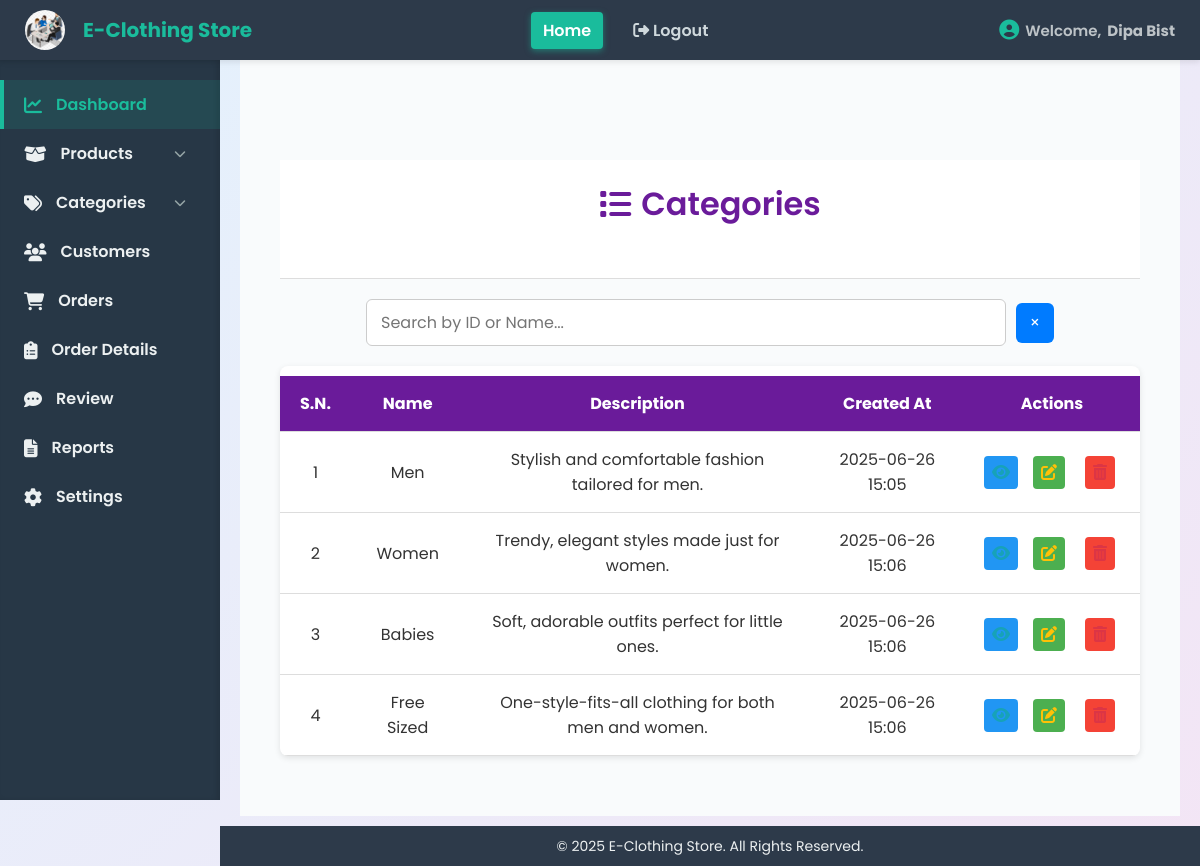
/category/view_category.php (signed in), run on the app's committed database.
### tables this page shows
CREATE TABLE `store_settings` (
  `id` int(11) NOT NULL,
  `store_name` varchar(255) NOT NULL,
  `store_logo` varchar(255) DEFAULT NULL,
  `contact_number` varchar(50) DEFAULT NULL,
  `store_email` varchar(255) DEFAULT NULL,
  `store_address` varchar(255) DEFAULT NULL,
  `store_information` text DEFAULT NULL,
  `established_date` varchar(50) DEFAULT NULL
);

CREATE TABLE `category` (
  `id` int(11) NOT NULL,
  `name` varchar(100) DEFAULT NULL,
  `description` text DEFAULT NULL,
  `created_at` datetime DEFAULT current_timestamp(),
  `deleted_at` datetime DEFAULT NULL
);

### category/view_category.php (the view, shortened to what this page needs)
<?php
include '../includes/header.php';
$result = mysqli_query($con, "SELECT * FROM category WHERE deleted_at IS NULL ORDER BY created_at ASC");
$categories = mysqli_fetch_all($result, MYSQLI_ASSOC);
?>
<link rel="stylesheet" href="../assets/css/view_category.css">
<div class="dashboard-content">
    <header class="page-header center-content text-center">
        <h1><i class="fas fa-list"></i> Categories</h1>
    </header>
    <div class="search-wrapper">
        <input type="search" id="searchInput" placeholder="Search by ID or Name..." autocomplete="off" aria-label="Search categories" />
        <button type="button" class="page-close-btn" title="Back to Dashboard" aria-label="Close and return to dashboard" onclick="window.location.href='../admin/Admindashboard.php'">
            &times;
        </button>
    </div>
    <div class="table-container" role="region" aria-live="polite" aria-relevant="all">
        <table id="categoryTable" class="category-table" aria-label="List of categories">
            <thead>
                <tr>
                    <th>S.N.</th>
                    <th>Name</th>
                    <th>Description</th>
                    <th>Created At</th>
                    <th class="text-center">Actions</th>
                </tr>
            </thead>
            <tbody>
                <?php if (count($categories) > 0):
                    $sn = 1;
                    foreach ($categories as $cat): ?>
                    <tr data-id="<?= $cat['id'] ?>" data-name="<?= htmlspecialchars(strtolower($cat['name'])) ?>">
                        <td><?= $sn++ ?></td>
                        <td><?= htmlspecialchars($cat['name']) ?></td>
                        <td><?= htmlspecialchars(strlen($cat['description']) > 80 ? substr($cat['description'], 0, 80) . '...' : $cat['description']) ?></td>
                        <td><?= date("Y-m-d H:i", strtotime($cat['created_at'])) ?></td>
                        <td class="text-center">
                            <div class="actions">
                                <button class="btn view-btn" aria-label="View <?= htmlspecialchars($cat['name']) ?>"
                                    onclick='openCategoryModal(<?= json_encode($cat, JSON_HEX_TAG | JSON_HEX_APOS | JSON_HEX_QUOT) ?>)'>
                                    <i class="fas fa-eye"></i>
                                </button>
                                <a href="edit_category.php?id=<?= $cat['id'] ?>" class="btn edit-btn" aria-label="Edit <?= htmlspecialchars($cat['name']) ?>">
                                    <i class="fas fa-edit"></i>
                                </a>
                                <a href="delete_category.php?id=<?= $cat['id'] ?>" class="btn delete-btn" aria-label="Delete <?= htmlspecialchars($cat['name']) ?>"
                                   onclick="return confirm('Are you sure you want to delete this category?');">
                                    <i class="fas fa-trash-alt"></i>
                                </a>
                            </div>
                        </td>
                    </tr>
                <?php endforeach; else: ?>
                    <tr><td colspan="5" class="no-data">No categories found.</td></tr>
                <?php endif; ?>
            </tbody>
        </table>
    </div>
</div>
<?php include '../includes/footer.php'; ?>

### includes/header.php (shortened to what this page needs)
<?php
$con = mysqli_connect("localhost", "root", "", "E_Clothing_Store");
$adminName = $_SESSION['admin_name'] ?? $_SESSION['admin_email'];
$storeSettingsQuery = mysqli_query($con, "SELECT store_name, store_logo FROM store_settings ORDER BY id DESC LIMIT 1");
$storeSettings = mysqli_fetch_assoc($storeSettingsQuery);
$storeName = $storeSettings['store_name'] ?? "E-Clothing Store";
$storeLogo = $storeSettings['store_logo'] ?? null;
?>
<!DOCTYPE html>
<html lang="en">
<head>
    <link rel="stylesheet" href="../assets/css/Admindashboard.css" />
    <link rel="stylesheet" href="../assets/css/add_product.css" />
    <link rel="stylesheet" href="../assets/css/view_product.css" />
    <link rel="stylesheet" href="../assets/css/edit_product.css" />
    <link rel="stylesheet" href="../assets/css/customers.css" />
    <link rel="stylesheet" href="https://cdnjs.cloudflare.com/ajax/libs/font-awesome/6.4.0/css/all.min.css" />
</head>
<body>
    <header class="topnav">
        <div class="logo">
            <?php if ($storeLogo): ?>
                <img src="../assets/images/<?= htmlspecialchars($storeLogo) ?>"
                    alt="<?= htmlspecialchars($storeName) ?> Logo"
                    style="height: 40px; width: 40px; border-radius: 50%; object-fit: cover; vertical-align: middle; margin-right: 8px;">
            <?php else: ?>
                <i class="fas fa-tshirt"></i>
            <?php endif; ?>
            <?= htmlspecialchars($storeName) ?>
        </div>
        <nav class="topnav-menu">
            <a href="#" class="nav-link active">Home</a>
            <a href="../admin/logout.php" class="nav-link logout-link"><i class="fas fa-sign-out-alt"></i> Logout</a>
        </nav>
        <div class="welcome-msg">
            <i class="fas fa-user-circle"></i> Welcome, <strong><?php echo htmlspecialchars($adminName); ?></strong>
        </div>
    </header>
    <aside class="sidebar">
        <ul class="sidebar-menu">
            <li><a href="../admin/Admindashboard.php" class="sidebar-link active"><i class="fas fa-chart-line"></i>
                    Dashboard</a></li>
            <li class="dropdown">
                <a href="#" class="sidebar-link dropdown-toggle">
                    <i class="fas fa-box-open"></i> Products <i class="fas fa-chevron-down"></i>
                </a>
            </li>
            <li class="dropdown">
                <a href="#" class="sidebar-link dropdown-toggle">
                    <i class="fas fa-tags"></i> Categories <i class="fas fa-chevron-down"></i>
                </a>
            </li>
            <li><a href="../admin/customers.php" class="sidebar-link"><i class="fas fa-users"></i> Customers</a></li>
            <li><a href="../admin/Adminorders.php" class="sidebar-link"><i class="fas fa-shopping-cart"></i> Orders</a>
            </li>
            <li><a href="../admin/orderdetails.php" class="sidebar-link"><i class="fas fa-clipboard-list"></i> Order
                    Details</a></li>
            <li><a href="../admin/product_rating_review.php" class="sidebar-link"><i class="fas fa-comment-dots"></i>
                    Review</a></li>
            <li><a href="../admin/report.php" class="sidebar-link"><i class="fas fa-file-alt"></i> Reports</a></li>
            <li><a href="../admin/setting.php" class="sidebar-link"><i class="fas fa-cog"></i> Settings</a></li>
        </ul>
    </aside>
    <main class="main-content">

### assets/css/Admindashboard.css (style rules this page uses)
* { margin: 0; padding: 0; box-sizing: border-box; font-family: 'Segoe UI', Tahoma, Geneva, Verdana, sans-serif; }
body { display: flex; min-height: 100vh; background: #f9fbfc; }
.topnav { position: fixed; top: 0; left: 0; right: 0; height: 60px; background: #2d3a4a; color: #f1f3f5; display: flex; align-items: center; justify-content: space-between; padding: 0 25px; z-index: 1000; box-shadow: 0 2px 6px rgba(0,0,0,0.1); }
.topnav .logo { font-size: 20px; font-weight: 700; display: flex; align-items: center; gap: 10px; color: #1abc9c; }
.topnav nav.topnav-menu { display: flex; gap: 18px; }
.topnav nav.topnav-menu a { color: #cfd8dc; text-decoration: none; font-weight: 600; padding: 6px 12px; border-radius: 4px; transition: background 0.15s ease, color 0.15s ease; white-space: nowrap; }
.topnav nav.topnav-menu a:hover, .topnav nav.topnav-menu a.active { background: #1abc9c; color: white; box-shadow: 0 2px 6px rgba(26, 188, 156, 0.5); }
.topnav .welcome-msg { font-weight: 600; font-size: 15px; display: flex; align-items: center; gap: 6px; color: #bdc3c7; }
.topnav .welcome-msg i { font-size: 20px; color: #1abc9c; }
.sidebar { position: fixed; top: 60px; left: 0; width: 220px; height: calc(100vh - 60px); background: #273746; color: #ecf0f1; padding-top: 20px; overflow-y: auto; box-shadow: inset -3px 0 5px rgba(0,0,0,0.1); }
.sidebar-menu { list-style: none; }
.sidebar-menu li { position: relative; }
.sidebar-link { display: flex; align-items: center; padding: 12px 20px; color: #ecf0f1; text-decoration: none; font-weight: 600; cursor: pointer; border-left: 4px solid transparent; transition: background 0.15s ease, border-left-color 0.15s ease, color 0.15s ease; user-select: none; }
.sidebar-link i { margin-right: 14px; font-size: 18px; }
.sidebar-link:hover, .sidebar-link.active { background: #1abc9c22; color: #1abc9c; border-left: 4px solid #1abc9c; }
.dropdown-toggle .fas.fa-chevron-down { margin-left: auto; transition: transform 0.2s ease; font-size: 12px; color: #95a5a6; }
.main-content { margin-left: 220px; padding: 90px 40px 40px 40px; flex-grow: 1; background: #f9fbfc; min-height: calc(100vh - 60px); }
.main-content h1 { font-size: 28px; margin-bottom: 25px; color: #2c3e50; user-select: none; }

### assets/css/add_product.css (style rules this page uses)
* { margin: 0; padding: 0; box-sizing: border-box; font-family: "Poppins", sans-serif; }
body { background: linear-gradient(135deg, #e3f2fd, #f3e5f5); display: flex; justify-content: center; align-items: flex-start; min-height: 100vh; padding: 50px 20px; overflow-x: hidden; overflow-y: auto; }

### assets/css/view_product.css (style rules this page uses)
* { margin: 0; padding: 0; box-sizing: border-box; }
body { font-family: 'Segoe UI', sans-serif; background-color: #f4f6f9; color: #333; }
.center-content { display: flex; justify-content: center; align-items: center; flex-direction: column; }
.text-center { text-align: center; }
.page-header { width: 100%; padding: 20px 40px; background-color: #fff; border-bottom: 1px solid #ddd; display: flex; justify-content: center; align-items: center; margin-top: 20px; }
.page-header h1 { font-size: 26px; color: #222; }
.search-wrapper { margin: 20px auto; width: 80%; display: flex; align-items: center; gap: 10px; position: relative; }
.search-wrapper input[type="search"] { flex-grow: 1; padding: 10px 14px; border: 1px solid #ccc; border-radius: 6px; font-size: 16px; outline-offset: 2px; transition: border-color 0.3s ease; }
.search-wrapper button { background-color: #007bff; color: #fff; border: none; padding: 10px 14px; border-radius: 6px; cursor: pointer; font-size: 16px; transition: background 0.3s ease; display: flex; align-items: center; justify-content: center; }
.page-close-btn { background: none; color: #666; font-size: 28px; padding: 0 12px; border-radius: 6px; border: none; cursor: pointer; transition: color 0.3s ease, background-color 0.3s ease; height: 40px; line-height: 1; }
.table-container { width: 95%; margin: 20px auto; overflow-x: auto; background: #fff; border-radius: 8px; box-shadow: 0 2px 6px rgba(0, 0, 0, 0.1); }
.actions { display: flex; justify-content: center; gap: 10px; }
.actions .btn { border: none; background: none; font-size: 16px; cursor: pointer; padding: 4px 8px; border-radius: 4px; transition: background 0.2s ease; }
.actions .view-btn { color: #17a2b8; }
.actions .edit-btn { color: #ffc107; }
.actions .delete-btn { color: #dc3545; }

### assets/css/customers.css (style rules this page uses)
* { margin: 0; padding: 0; box-sizing: border-box; }

### data on the page
store_settings: store_logo (picture), store_name "E-Clothing Store"
category: name "Men", description "Stylish and comfortable fashion tailored for men.", created_at "2025-06-26 15:05"
category: name "Women", description "Trendy, elegant styles made just for women.", created_at "2025-06-26 15:06"
category: name "Babies", description "Soft, adorable outfits perfect for little ones.", created_at "2025-06-26 15:06"
category: name "Free Sized", description "One-style-fits-all clothing for both men and women.", created_at "2025-06-26 15:06"

### other printed values
$adminName "Dipa Bist"
